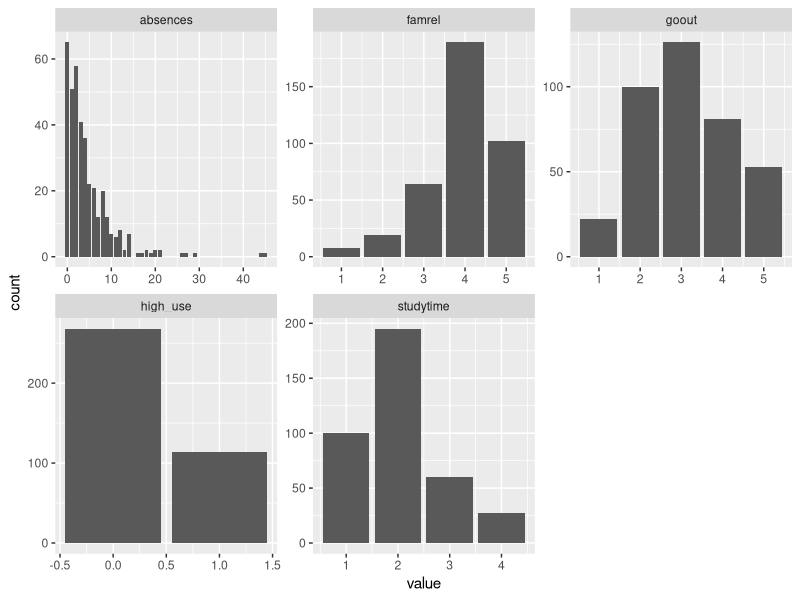
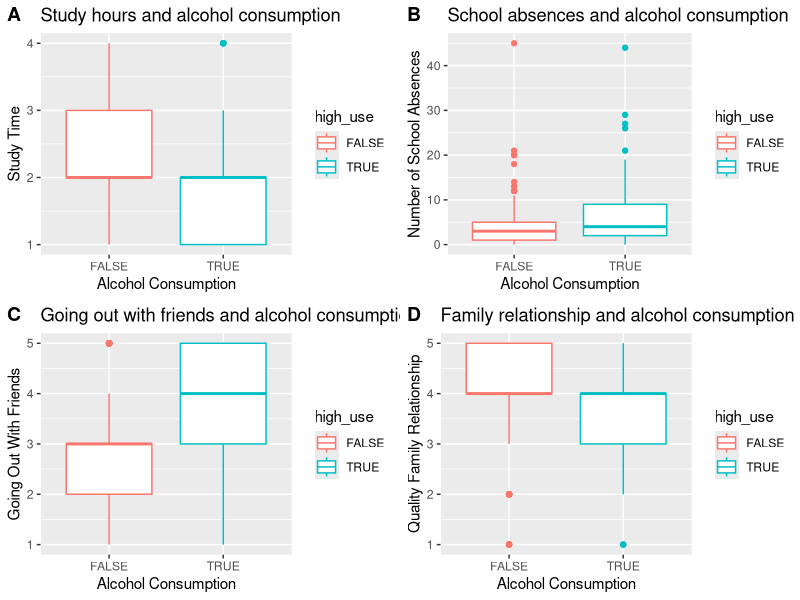

Write the R code that produced these figures, in order.
## ---- chunk 1
alc<-read.table("data/alc.csv")
#head(alc)
colnames(alc)
## ---- chunk 2
library(dplyr)

my_var<- c("studytime", "absences", "goout", "famrel", "high_use")

my_var_data <- select(alc, one_of(my_var))
str(my_var_data)
## ---- chunk 3
summary(my_var_data)

## ---- chunk 4
library(tidyr)
library(ggplot2)


gather(my_var_data) %>% ggplot(aes(value)) + facet_wrap("key", scales = "free") + geom_bar()
## ---- chunk 5
t1 <- table("Study Time" = alc$studytime, "Alcohol Usage" = alc$high_use)
round(prop.table(t1, 1)*100, 1)
t2 <- table("Going Out" = alc$goout, "Alcohol Usage" = alc$high_use)
round(prop.table(t2, 1)*100, 1)
t3 <- table("Absences" = alc$absences, "Alcohol Usage" = alc$high_use)
round(prop.table(t3, 1)*100, 1)
t4 <- table("Family Relationship" = alc$famrel, "Alcohol Usage" = alc$high_use)
round(prop.table(t4, 1)*100, 1)

## ---- chunk 6
library(ggpubr)
g1 <- ggplot(alc, aes(x = high_use, y = studytime, col = high_use))

p1=g1 + geom_boxplot() + xlab("Alcohol Consumption")+ ylab("Study Time") + ggtitle("Study hours and alcohol consumption")

g2 <- ggplot(alc, aes(x = high_use, y = absences, col = high_use))

p2=g2 + geom_boxplot() + xlab("Alcohol Consumption")+ ylab("Number of School Absences")  + ggtitle("School absences and alcohol consumption") 

g3 <- ggplot(alc, aes(x = high_use, y = goout, col = high_use))

p3=g3 + geom_boxplot() + xlab("Alcohol Consumption")+ ylab("Going Out With Friends")  + ggtitle("Going out with friends and alcohol consumption") 
g4 <- ggplot(alc, aes(x = high_use, y = famrel, col = high_use))

p4=g4 + geom_boxplot() + xlab("Alcohol Consumption")+ ylab("Quality Family Relationship")  + ggtitle("Family relationship and alcohol consumption") 

ggarrange(p1, p2, p3 , p4,  labels = c("A", "B", "C", "D"), ncol = 2, nrow = 2)

## ---- chunk 7
m<-glm(high_use ~ studytime + goout + absences + famrel, data = alc, family = "binomial")
summary(m)
## ---- chunk 8
Coef<-coef(m)
OR<-Coef %>% exp
CI<-confint(m) %>% exp
cbind(Coef, OR, CI)

## ---- chunk 9
 #predict the probability
 
 pred_prob <- predict(m, type = "response")
 
 #add predicted probabilities and mutate the model
 alc<-mutate(alc, probability = pred_prob)
 #we will use the probability to validate the probabilities of choses four variables
 alc<-mutate(alc, prediction = probability > 0.5)
 table(high_use = alc$high_use, prediction = alc$prediction)
 
## ---- chunk 10
#first we need to define loss function
LF<-function(class, prob){
  n_wrong <- abs(class - prob) > 0.5
  mean(n_wrong)
}
#now we compute the average number of wrong predictions
LF(alc$high_use, alc$prob)
## ---- chunk 11
#load required library
library(boot)

CV<-cv.glm(data = alc, cost = LF, glmfit = m, K = 10 )
#finally look at the average number of wrong predictions
CV$delta[1]
